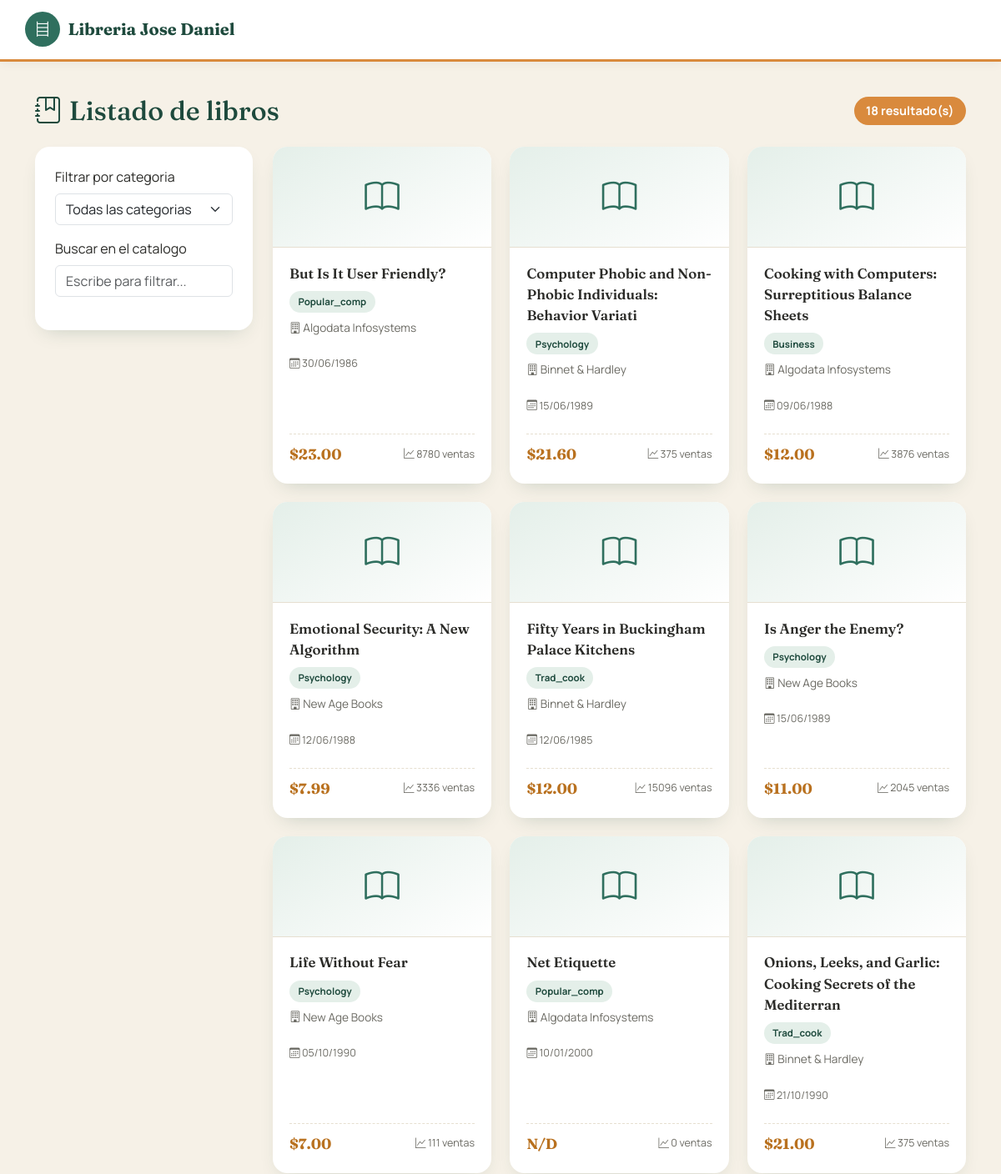
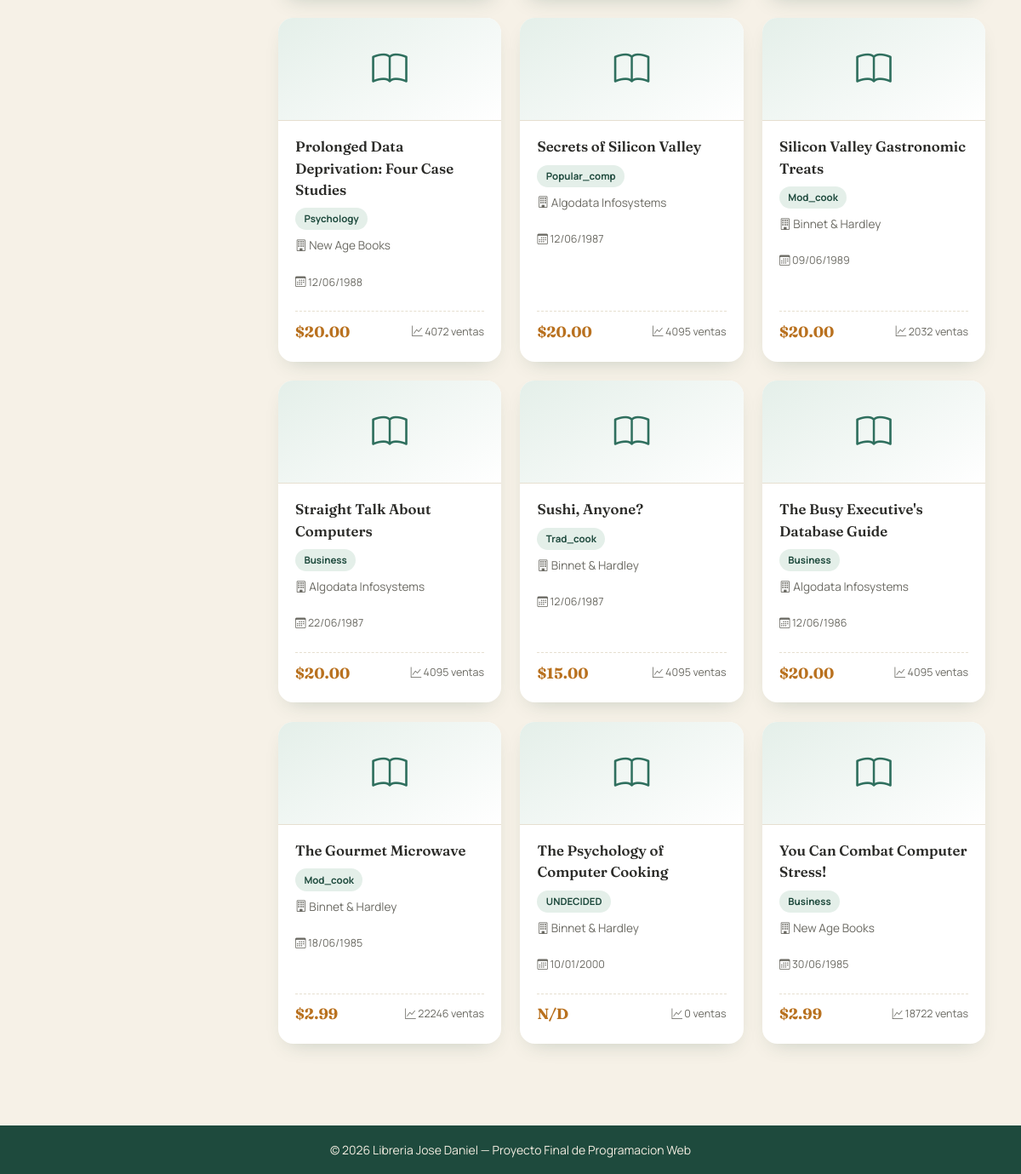
The app's page /libros.php with its own data (2 pictures, top to bottom).
### tables this page shows
CREATE TABLE `titulos` (
  `id_titulo` varchar(6) NOT NULL,
  `titulo` varchar(60) NOT NULL,
  `tipo` varchar(15) NOT NULL,
  `id_pub` varchar(4) NOT NULL,
  `precio` double default NULL,
  `avance` double default NULL,
  `total_ventas` int(11) default NULL,
  `notas` varchar(255) NOT NULL,
  `fecha_pub` datetime NOT NULL,
  `contrato` varchar(1) NOT NULL,
  PRIMARY KEY  (`id_titulo`)
);

CREATE TABLE `publicadores` (
  `id_pub` varchar(4) NOT NULL,
  `nombre_pub` varchar(30) NOT NULL,
  `ciudad` varchar(15) NOT NULL,
  `estado` varchar(2) NOT NULL,
  PRIMARY KEY  (`id_pub`)
);

### libros.php (the view, shortened to what this page needs)
<?php
$pdo = obtenerConexion();
$categoriaSeleccionada = isset($_GET['categoria']) ? trim($_GET['categoria']) : '';
if ($categoriaSeleccionada !== '') {
    $sql = 'SELECT t.id_titulo, t.titulo, t.tipo, t.precio, t.total_ventas, t.fecha_pub, p.nombre_pub
            FROM titulos t
            LEFT JOIN publicadores p ON t.id_pub = p.id_pub
            WHERE t.tipo = :tipo
            ORDER BY t.titulo ASC';
    $consulta = $pdo->prepare($sql);
    $consulta->execute([':tipo' => $categoriaSeleccionada]);
} else {
    $sql = 'SELECT t.id_titulo, t.titulo, t.tipo, t.precio, t.total_ventas, t.fecha_pub, p.nombre_pub
            FROM titulos t
            LEFT JOIN publicadores p ON t.id_pub = p.id_pub
            ORDER BY t.titulo ASC';
    $consulta = $pdo->query($sql);
}
$libros = $consulta->fetchAll();
$totalLibros = count($libros);
require 'includes/header.php';
?>
<div class="page-heading">
    <h2><i class="bi bi-journal-bookmark"></i> Listado de libros</h2>
    <span class="count-pill"><?= $totalLibros ?> resultado(s)</span>
</div>
<div class="row g-4">
    <div class="col-lg-3">
        <div class="filter-panel">
            <form method="GET">
                <div class="mb-3">
                    <label for="categoria" class="form-label">Filtrar por categoria</label>
                    <select name="categoria" id="categoria" class="form-select" onchange="this.form.submit()">
                        <option value="">Todas las categorias</option>
                    </select>
                </div>
                <div class="mb-3">
                    <label for="buscador" class="form-label">Buscar en el catalogo</label>
                    <input type="text" id="buscador" class="form-control" placeholder="Escribe para filtrar...">
                </div>
            </form>
        </div>
    </div>
    <div class="col-lg-9">
        <?php if ($totalLibros === 0): ?>
            <div class="panel text-center text-muted py-5">No se encontraron libros.</div>
        <?php else: ?>
            <div class="book-grid" id="listaLibros">
                <?php foreach ($libros as $libro): ?>
                    <div class="book-card item-buscable">
                        <div class="book-card__cover">
                            <i class="bi bi-book"></i>
                        </div>
                        <div class="book-card__body">
                            <p class="book-card__title"><?= htmlspecialchars($libro['titulo']) ?></p>
                            <div class="book-card__meta">
                                <span class="tag"><?= htmlspecialchars($libro['tipo']) ?></span>
                            </div>
                            <p class="book-card__publisher"><i class="bi bi-building"></i> <?= htmlspecialchars($libro['nombre_pub'] ?? 'N/D') ?></p>
                            <p class="book-card__date"><i class="bi bi-calendar3"></i> <?= date('d/m/Y', strtotime($libro['fecha_pub'])) ?></p>
                            <div class="book-card__footer">
                                <span class="book-card__price"><?= $libro['precio'] !== null ? '$' . number_format((float)$libro['precio'], 2) : 'N/D' ?></span>
                                <span class="book-card__sales"><i class="bi bi-graph-up"></i> <?= $libro['total_ventas'] !== null ? (int)$libro['total_ventas'] : 0 ?> ventas</span>
                            </div>
                        </div>
                    </div>
                <?php endforeach; ?>
            </div>
        <?php endif; ?>
    </div>
</div>
<?php require 'includes/footer.php'; ?>

### css/style.css (style rules this page uses)
:root { --color-bg: #f6f1e7; --color-surface: #ffffff; --color-primary: #2f6f5e; --color-primary-dark: #1e4a3d; --color-primary-light: #e4efe9; --color-accent: #d98a3d; --color-accent-dark: #b9711f; --color-text: #2b2b28; --color-text-muted: #6b6a63; --color-border: #e6dfd0; --radius-lg: 1.1rem; --radius-md: 0.75rem; --shadow-soft: 0 10px 25px -12px rgba(30, 74, 61, 0.25); }
body { background-color: var(--color-bg); color: var(--color-text); display: flex; flex-direction: column; min-height: 100vh; font-family: 'Manrope', sans-serif; }
h1, h2, h3, h4, h5, h6 { font-family: 'Fraunces', serif; color: var(--color-primary-dark); }
.book-grid { display: grid; grid-template-columns: repeat(auto-fill, minmax(230px, 1fr)); gap: 1.4rem; }
.book-card { background-color: var(--color-surface); border-radius: var(--radius-lg); box-shadow: var(--shadow-soft); overflow: hidden; display: flex; flex-direction: column; transition: transform 0.18s ease-in-out, box-shadow 0.18s ease-in-out; }
.book-card__cover { background: linear-gradient(150deg, var(--color-primary-light), #fff); display: flex; align-items: center; justify-content: center; padding: 1.8rem 0; font-size: 2.6rem; color: var(--color-primary); border-bottom: 1px solid var(--color-border); }
.book-card__body { padding: 1.15rem 1.25rem 1.35rem; display: flex; flex-direction: column; gap: 0.5rem; flex: 1; }
.book-card__title { font-family: 'Fraunces', serif; font-weight: 600; font-size: 1.05rem; margin: 0; color: var(--color-text); }
.book-card__meta { display: flex; flex-wrap: wrap; gap: 0.4rem; align-items: center; }
.tag { display: inline-block; font-size: 0.72rem; text-transform: capitalize; font-weight: 700; padding: 0.28rem 0.65rem; border-radius: 999px; background-color: var(--color-primary-light); color: var(--color-primary-dark); }
.book-card__publisher { font-size: 0.85rem; color: var(--color-text-muted); }
.book-card__footer { margin-top: auto; display: flex; align-items: center; justify-content: space-between; padding-top: 0.65rem; border-top: 1px dashed var(--color-border); }
.book-card__price { font-family: 'Fraunces', serif; font-weight: 700; color: var(--color-accent-dark); font-size: 1.1rem; }
.book-card__sales { font-size: 0.78rem; color: var(--color-text-muted); }
.book-card__date { font-size: 0.78rem; color: var(--color-text-muted); }
.filter-panel { background-color: var(--color-surface); border-radius: var(--radius-lg); box-shadow: var(--shadow-soft); padding: 1.5rem; position: sticky; top: 1.5rem; }
.page-heading { display: flex; justify-content: space-between; align-items: center; flex-wrap: wrap; gap: 0.75rem; margin-bottom: 1.5rem; }
.page-heading h2 { display: flex; align-items: center; gap: 0.55rem; margin: 0; }
.count-pill { background-color: var(--color-accent); color: #fff; font-weight: 700; padding: 0.4rem 0.9rem; border-radius: 999px; font-size: 0.9rem; }

### records on screen
titulos: titulo "But Is It User Friendly?", tipo "Popular_comp", id_pub.nombre_pub "Algodata Infosystems", fecha_pub "30/06/1986", precio "23.00", total_ventas "8780"
titulos: titulo "Computer Phobic and Non-Phobic Individuals: Behavior Variati", tipo "Psychology", id_pub.nombre_pub "Binnet & Hardley", fecha_pub "15/06/1989", precio "21.60", total_ventas "375"
titulos: titulo "Cooking with Computers: Surreptitious Balance Sheets", tipo "Business", id_pub.nombre_pub "Algodata Infosystems", fecha_pub "09/06/1988", precio "12.00", total_ventas "3876"
titulos: titulo "Emotional Security: A New Algorithm", tipo "Psychology", id_pub.nombre_pub "New Age Books", fecha_pub "12/06/1988", precio "7.99", total_ventas "3336"
titulos: titulo "Fifty Years in Buckingham Palace Kitchens", tipo "Trad_cook", id_pub.nombre_pub "Binnet & Hardley", fecha_pub "12/06/1985", precio "12.00", total_ventas "15096"
titulos: titulo "Is Anger the Enemy?", tipo "Psychology", id_pub.nombre_pub "New Age Books", fecha_pub "15/06/1989", precio "11.00", total_ventas "2045"
titulos: titulo "Life Without Fear", tipo "Psychology", id_pub.nombre_pub "New Age Books", fecha_pub "05/10/1990", precio "7.00", total_ventas "111"
titulos: titulo "Net Etiquette", tipo "Popular_comp", id_pub.nombre_pub "Algodata Infosystems", fecha_pub "10/01/2000", shows "N/D"
titulos: titulo "Onions, Leeks, and Garlic: Cooking Secrets of the Mediterran", tipo "Trad_cook", id_pub.nombre_pub "Binnet & Hardley", fecha_pub "21/10/1990", precio "21.00", total_ventas "375"
titulos: titulo "Prolonged Data Deprivation: Four Case Studies", tipo "Psychology", id_pub.nombre_pub "New Age Books", fecha_pub "12/06/1988", precio "20.00", total_ventas "4072"
titulos: titulo "Secrets of Silicon Valley", tipo "Popular_comp", id_pub.nombre_pub "Algodata Infosystems", fecha_pub "12/06/1987", precio "20.00", total_ventas "4095"
titulos: titulo "Silicon Valley Gastronomic Treats", tipo "Mod_cook", id_pub.nombre_pub "Binnet & Hardley", fecha_pub "09/06/1989", precio "20.00", total_ventas "2032"
titulos: titulo "Straight Talk About Computers", tipo "Business", id_pub.nombre_pub "Algodata Infosystems", fecha_pub "22/06/1987", precio "20.00", total_ventas "4095"
titulos: titulo "Sushi, Anyone?", tipo "Trad_cook", id_pub.nombre_pub "Binnet & Hardley", fecha_pub "12/06/1987", precio "15.00", total_ventas "4095"
titulos: titulo "The Busy Executive's Database Guide", tipo "Business", id_pub.nombre_pub "Algodata Infosystems", fecha_pub "12/06/1986", precio "20.00", total_ventas "4095"
titulos: titulo "The Gourmet Microwave", tipo "Mod_cook", id_pub.nombre_pub "Binnet & Hardley", fecha_pub "18/06/1985", precio "2.99", total_ventas "22246"
titulos: titulo "The Psychology of Computer Cooking", tipo "UNDECIDED", id_pub.nombre_pub "Binnet & Hardley", fecha_pub "10/01/2000", shows "N/D"
titulos: titulo "You Can Combat Computer Stress!", tipo "Business", id_pub.nombre_pub "New Age Books", fecha_pub "30/06/1985", precio "2.99", total_ventas "18722"

### other values on screen
$totalLibros "18"
